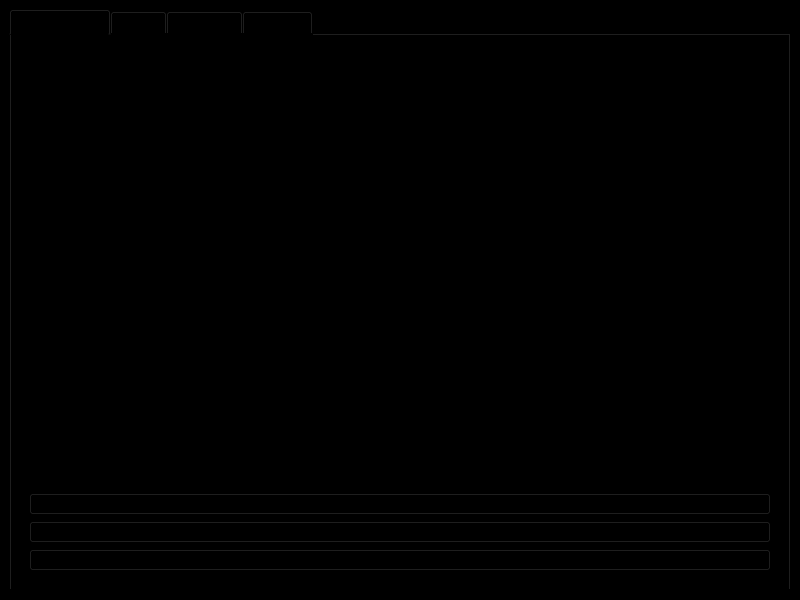
<?xml version="1.0" encoding="UTF-8"?>
<ui version="4.0">
 <class>MainWindow</class>
 <widget class="QMainWindow" name="MainWindow">
  <property name="geometry">
   <rect>
    <x>0</x>
    <y>0</y>
    <width>800</width>
    <height>600</height>
   </rect>
  </property>
  <property name="windowTitle">
   <string>MainWindow</string>
  </property>
  <property name="styleSheet">
   <string notr="true">background-color: black; </string>
  </property>
  <widget class="QWidget" name="centralwidget">
   <layout class="QVBoxLayout" name="verticalLayout_4">
    <item>
     <widget class="QTabWidget" name="tabWidget">
      <property name="currentIndex">
       <number>0</number>
      </property>
      <widget class="QWidget" name="tab">
       <attribute name="title">
        <string>Подключение</string>
       </attribute>
       <layout class="QVBoxLayout" name="verticalLayout_5">
        <item>
         <widget class="QFrame" name="frame">
          <property name="styleSheet">
           <string notr="true">background-color: argb(255,255,255,30)</string>
          </property>
          <layout class="QVBoxLayout" name="verticalLayout_3">
           <item>
            <widget class="QFrame" name="frame">
             <property name="styleSheet">
              <string notr="true"/>
             </property>
             <layout class="QVBoxLayout" name="verticalLayout_2">
              <item>
               <widget class="QFrame" name="frame">
                <property name="styleSheet">
                 <string notr="true"/>
                </property>
                <layout class="QVBoxLayout" name="verticalLayout">
                 <item>
                  <layout class="QHBoxLayout" name="horizontalLayout">
                   <item>
                    <widget class="QLabel" name="label">
                     <property name="text">
                      <string>host</string>
                     </property>
                    </widget>
                   </item>
                   <item>
                    <widget class="QLineEdit" name="host_lineEdit"/>
                   </item>
                  </layout>
                 </item>
                 <item>
                  <layout class="QHBoxLayout" name="horizontalLayout_2">
                   <item>
                    <widget class="QLabel" name="label_2">
                     <property name="text">
                      <string>port</string>
                     </property>
                    </widget>
                   </item>
                   <item>
                    <widget class="QLineEdit" name="port_lineEdit"/>
                   </item>
                  </layout>
                 </item>
                 <item>
                  <layout class="QHBoxLayout" name="horizontalLayout_3">
                   <item>
                    <widget class="QLabel" name="label_3">
                     <property name="text">
                      <string>user</string>
                     </property>
                    </widget>
                   </item>
                   <item>
                    <widget class="QLineEdit" name="user_lineEdit"/>
                   </item>
                  </layout>
                 </item>
                 <item>
                  <layout class="QHBoxLayout" name="horizontalLayout_4">
                   <item>
                    <widget class="QLabel" name="label_4">
                     <property name="text">
                      <string>password</string>
                     </property>
                    </widget>
                   </item>
                   <item>
                    <widget class="QLineEdit" name="password_lineEdit"/>
                   </item>
                  </layout>
                 </item>
                </layout>
               </widget>
              </item>
             </layout>
            </widget>
           </item>
           <item>
            <widget class="QListView" name="log_listView"/>
           </item>
           <item>
            <widget class="QPushButton" name="connection_pushButton">
             <property name="text">
              <string>Подключиться к бд</string>
             </property>
            </widget>
           </item>
           <item>
            <widget class="QPushButton" name="connection_pushButton_5">
             <property name="text">
              <string>Создать схему</string>
             </property>
            </widget>
           </item>
           <item>
            <widget class="QPushButton" name="connection_pushButton_4">
             <property name="text">
              <string>Удалить схему</string>
             </property>
            </widget>
           </item>
          </layout>
         </widget>
        </item>
       </layout>
      </widget>
      <widget class="QWidget" name="tab_2">
       <attribute name="title">
        <string>Книги</string>
       </attribute>
       <layout class="QVBoxLayout" name="verticalLayout_16">
        <item>
         <widget class="QFrame" name="frame">
          <property name="styleSheet">
           <string notr="true">background-color: rgba(255,255,255,30)</string>
          </property>
          <layout class="QVBoxLayout" name="verticalLayout_15">
           <item>
            <layout class="QVBoxLayout" name="verticalLayout_14">
             <item>
              <layout class="QHBoxLayout" name="horizontalLayout_11">
               <item>
                <widget class="QLabel" name="label_11">
                 <property name="text">
                  <string>Название книги</string>
                 </property>
                </widget>
               </item>
               <item>
                <widget class="QLineEdit" name="book_name_lineEdit"/>
               </item>
              </layout>
             </item>
             <item>
              <layout class="QHBoxLayout" name="horizontalLayout_12">
               <item>
                <widget class="QLabel" name="label_12">
                 <property name="text">
                  <string>Автор</string>
                 </property>
                </widget>
               </item>
               <item>
                <widget class="QLineEdit" name="book_author_lineEdit"/>
               </item>
              </layout>
             </item>
             <item>
              <layout class="QHBoxLayout" name="horizontalLayout_21">
               <item>
                <widget class="QLabel" name="label_21">
                 <property name="text">
                  <string>Жанр</string>
                 </property>
                </widget>
               </item>
               <item>
                <widget class="QLineEdit" name="book_genre_lineEdit"/>
               </item>
              </layout>
             </item>
             <item>
              <layout class="QHBoxLayout" name="horizontalLayout_22">
               <item>
                <widget class="QLabel" name="label_22">
                 <property name="text">
                  <string>Стоимость</string>
                 </property>
                </widget>
               </item>
               <item>
                <widget class="QLineEdit" name="book_deposit_lineEdit"/>
               </item>
              </layout>
             </item>
            </layout>
           </item>
           <item>
            <layout class="QHBoxLayout" name="horizontalLayout_23">
             <item>
              <widget class="QLabel" name="label_23">
               <property name="text">
                <string>Стоимость в день</string>
               </property>
              </widget>
             </item>
             <item>
              <widget class="QLineEdit" name="book_daily_rental_rate_lineEdit"/>
             </item>
            </layout>
           </item>
           <item>
            <widget class="QPushButton" name="add_book_pushButton">
             <property name="text">
              <string>Добавить книгу</string>
             </property>
            </widget>
           </item>
           <item>
            <widget class="QPushButton" name="delete_book_pushButton">
             <property name="text">
              <string>Удалить книгу</string>
             </property>
            </widget>
           </item>
           <item>
            <widget class="QPushButton" name="edit_book_pushButton">
             <property name="text">
              <string>Редактировать книгу</string>
             </property>
            </widget>
           </item>
           <item>
            <widget class="QTableView" name="book_tableView"/>
           </item>
          </layout>
         </widget>
        </item>
       </layout>
      </widget>
      <widget class="QWidget" name="tab_3">
       <attribute name="title">
        <string>Читатели</string>
       </attribute>
       <layout class="QVBoxLayout" name="verticalLayout_19">
        <item>
         <widget class="QFrame" name="frame_7">
          <property name="styleSheet">
           <string notr="true">background-color: rgba(255,255,255,30)</string>
          </property>
          <layout class="QVBoxLayout" name="verticalLayout_17">
           <item>
            <layout class="QVBoxLayout" name="verticalLayout_18">
             <item>
              <layout class="QHBoxLayout" name="horizontalLayout_24">
               <item>
                <widget class="QLabel" name="label_24">
                 <property name="text">
                  <string>Фамилия</string>
                 </property>
                </widget>
               </item>
               <item>
                <widget class="QLineEdit" name="reader_last_name_lineEdit"/>
               </item>
              </layout>
             </item>
             <item>
              <layout class="QHBoxLayout" name="horizontalLayout_25">
               <item>
                <widget class="QLabel" name="label_25">
                 <property name="text">
                  <string>Имя</string>
                 </property>
                </widget>
               </item>
               <item>
                <widget class="QLineEdit" name="reader_first_name_lineEdit"/>
               </item>
              </layout>
             </item>
             <item>
              <layout class="QHBoxLayout" name="horizontalLayout_26">
               <item>
                <widget class="QLabel" name="label_26">
                 <property name="text">
                  <string>Отчество</string>
                 </property>
                </widget>
               </item>
               <item>
                <widget class="QLineEdit" name="reader_middle_name_lineEdit"/>
               </item>
              </layout>
             </item>
             <item>
              <layout class="QHBoxLayout" name="horizontalLayout_27">
               <item>
                <widget class="QLabel" name="label_27">
                 <property name="text">
                  <string>Адрес</string>
                 </property>
                </widget>
               </item>
               <item>
                <widget class="QLineEdit" name="reader_address_lineEdit"/>
               </item>
              </layout>
             </item>
            </layout>
           </item>
           <item>
            <layout class="QHBoxLayout" name="horizontalLayout_28">
             <item>
              <widget class="QLabel" name="label_28">
               <property name="text">
                <string>Телефон</string>
               </property>
              </widget>
             </item>
             <item>
              <widget class="QLineEdit" name="reader_phone_lineEdit"/>
             </item>
            </layout>
           </item>
           <item>
            <layout class="QHBoxLayout" name="horizontalLayout_30">
             <item>
              <widget class="QLabel" name="label_30">
               <property name="text">
                <string>Категория читателя</string>
               </property>
              </widget>
             </item>
             <item>
              <widget class="QLineEdit" name="reader_discount_category_lineEdit"/>
             </item>
            </layout>
           </item>
           <item>
            <layout class="QHBoxLayout" name="horizontalLayout_31">
             <item>
              <widget class="QLabel" name="label_31">
               <property name="text">
                <string>Скидка читателя</string>
               </property>
              </widget>
             </item>
             <item>
              <widget class="QLineEdit" name="reader_discount_percent_lineEdit"/>
             </item>
            </layout>
           </item>
           <item>
            <widget class="QPushButton" name="add_reader_pushButton_2">
             <property name="text">
              <string>Добавить читателя</string>
             </property>
            </widget>
           </item>
           <item>
            <widget class="QPushButton" name="delete_reader_pushButton">
             <property name="text">
              <string>Удалить читателя</string>
             </property>
            </widget>
           </item>
           <item>
            <widget class="QPushButton" name="edit_reader_pushButton">
             <property name="text">
              <string>Редактировать читателя</string>
             </property>
            </widget>
           </item>
           <item>
            <widget class="QTableView" name="reader_tableView"/>
           </item>
          </layout>
         </widget>
        </item>
       </layout>
      </widget>
      <widget class="QWidget" name="tab_4">
       <attribute name="title">
        <string>История</string>
       </attribute>
       <layout class="QVBoxLayout" name="verticalLayout_22">
        <item>
         <widget class="QFrame" name="frame_8">
          <property name="styleSheet">
           <string notr="true">background-color: rgba(255,255,255,30)</string>
          </property>
          <layout class="QVBoxLayout" name="verticalLayout_20">
           <item>
            <layout class="QVBoxLayout" name="verticalLayout_21">
             <item>
              <layout class="QHBoxLayout" name="horizontalLayout_32">
               <item>
                <widget class="QLabel" name="label_32">
                 <property name="text">
                  <string>id книги</string>
                 </property>
                </widget>
               </item>
               <item>
                <widget class="QLineEdit" name="issued_book_id_lineEdit"/>
               </item>
              </layout>
             </item>
             <item>
              <layout class="QHBoxLayout" name="horizontalLayout_33">
               <item>
                <widget class="QLabel" name="label_33">
                 <property name="text">
                  <string>id читателя</string>
                 </property>
                </widget>
               </item>
               <item>
                <widget class="QLineEdit" name="issued_reader_id_lineEdit"/>
               </item>
              </layout>
             </item>
             <item>
              <layout class="QHBoxLayout" name="horizontalLayout_34">
               <item>
                <widget class="QLabel" name="label_34">
                 <property name="text">
                  <string>Дата выдачи</string>
                 </property>
                </widget>
               </item>
               <item>
                <widget class="QLineEdit" name="issued_date_lineEdit"/>
               </item>
              </layout>
             </item>
             <item>
              <layout class="QHBoxLayout" name="horizontalLayout_35">
               <item>
                <widget class="QLabel" name="label_35">
                 <property name="text">
                  <string>Предполагаемая дата возвращения</string>
                 </property>
                </widget>
               </item>
               <item>
                <widget class="QLineEdit" name="issued_return_date_lineEdit"/>
               </item>
              </layout>
             </item>
            </layout>
           </item>
           <item>
            <layout class="QHBoxLayout" name="horizontalLayout_36">
             <item>
              <widget class="QLabel" name="label_36">
               <property name="text">
                <string>Повреждения</string>
               </property>
              </widget>
             </item>
             <item>
              <widget class="QLineEdit" name="issued_damage_type_lineEdit"/>
             </item>
            </layout>
           </item>
           <item>
            <layout class="QHBoxLayout" name="horizontalLayout_38"/>
           </item>
           <item>
            <widget class="QPushButton" name="issue_book_pushButton">
             <property name="text">
              <string>Выдать книгу</string>
             </property>
            </widget>
           </item>
           <item>
            <widget class="QPushButton" name="edit_issued_history_pushButton">
             <property name="text">
              <string>Редактировать историю выдачи</string>
             </property>
            </widget>
           </item>
           <item>
            <widget class="QPushButton" name="delete_issue_pushButton">
             <property name="text">
              <string>Удалить запись</string>
             </property>
            </widget>
           </item>
           <item>
            <widget class="QTableView" name="reader_tableView_2"/>
           </item>
          </layout>
         </widget>
        </item>
       </layout>
      </widget>
     </widget>
    </item>
   </layout>
  </widget>
 </widget>
 <resources/>
 <connections/>
</ui>
